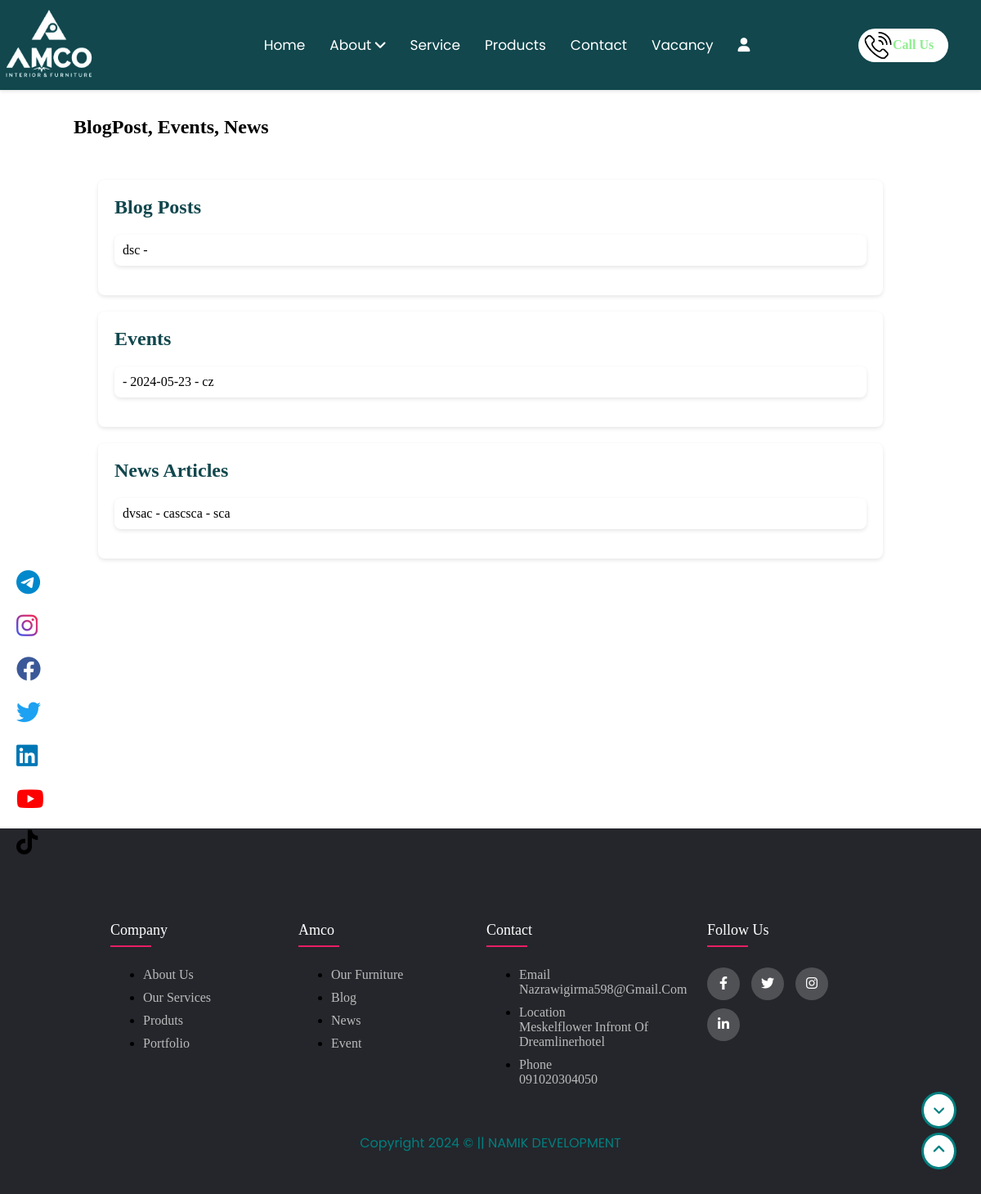
Screenshot of /bloog with the database file from the repository.
### app.py (models this page shows, shortened)
class BlogPost(db.Model):
    __tablename__ = 'blog_posts'
    id = db.Column(db.Integer, primary_key=True)
    title = db.Column(db.String(100), nullable=False)
    content = db.Column(db.Text, nullable=False)
    author = db.Column(db.String(50), nullable=False)

class Event(db.Model):
    __tablename__ = 'events'
    id = db.Column(db.Integer, primary_key=True)
    title = db.Column(db.String(100), nullable=False)
    description = db.Column(db.String(100), nullable=False)  # Add a description field
    date = db.Column(db.Date, nullable=False)
    location = db.Column(db.String(100), nullable=False)

class NewsArticle(db.Model):
    id = db.Column(db.Integer, primary_key=True)
    title = db.Column(db.String(100), nullable=False)
    content = db.Column(db.Text, nullable=False)
    author = db.Column(db.String(100), nullable=False)

### app.py (the view)
@app.route('/bloog')
def bloog():
    blog_posts = BlogPost.query.all()
    events = Event.query.all()
    news_articles = NewsArticle.query.all()
    return render_template('c.html', blog_posts=blog_posts, events=events, news_articles=news_articles)

### templates/c.html (shortened to what this page needs)
<!DOCTYPE html>
<html lang="en">
<head>
    <link rel="stylesheet" href="{{ url_for('static', filename='css/index.css') }}">
    <link rel="stylesheet" href="https://unpkg.com/swiper/swiper-bundle.min.css" />
    <link rel="stylesheet" href="https://cdnjs.cloudflare.com/ajax/libs/font-awesome/6.4.0/css/all.min.css" />
    <link rel="stylesheet" href="https://cdnjs.cloudflare.com/ajax/libs/font-awesome/6.0.0-beta3/css/all.min.css">
</head>
<body class="blog">
  <div class="arrow">
    <a href="#top" title="Back to Top"><span class="fas fa-angle-up"></span></a>
  </div>
  <div class="arrow1">
    <a href="#footer" title="Scroll to Bottom" onclick="scrollToBottom()"><span class="fas fa-angle-down"></span></a>
</div>
<header class="header">
  <nav>
    <div class="logo-container">
      <a href="/"><img src="/static/images/logo.png" alt="Your Logo" class="logo"></a>
    </div>
    <ul id="menuList">
      <li><a id="home" href="/">Home</a></li>
      <li class="dropdown">
        <a class="dropbtn" href="#" onclick="toggleDropdown()" onmouseover="showDropdown()">About
          <span class="fas fa-angle-down"></span>
        </a>
      </li>
      <li><a href="#service">Service</a></li>
      <li><a id="products" href="/prod">Products</a></li>
      <li><a href="#contact">Contact</a></li>
      <li><a id="vacancy" href="/vacancy">Vacancy</a></li>
      <li><a id="login" href="sagin"><i class="fas fa-user"></i></a></li>
    </ul>
    <a href="tel:+1234567890">
      <div class="call">
        <h2>Call Us</h2>
        <div class="phone">
          <img src="/static/images/call.png" alt="Call Icon">
        </div>
        <div class="circle1"></div>
        <div class="circle2"></div>
      </div>
    </a>
  </nav>
</header>
<div class="social-widget">
  <a href="#" class="social-icon " data-social="Telegram"><i class="fab fa-telegram"></i><span class="social-name">Telegram</span></a>
  <a href="#" class="social-icon " data-social="Instagram"><i class="fab fa-instagram"></i><span class="social-name">Instagram</span></a>
  <a href="https://www.facebook.com/profile.php?id=61559804274395" class="social-icon " data-social="Facebook"><i class="fab fa-facebook"></i><span class="social-name">Facebook</span></a>
  <a href="#" class="social-icon " data-social="Twitter"><i class="fab fa-twitter"></i><span class="social-name">Twitter</span></a>
  <a href="#" class="social-icon " data-social="LinkedIn"><i class="fab fa-linkedin"></i><span class="social-name">LinkedIn</span></a>
  <a href="#" class="social-icon " data-social="YouTube"><i class="fab fa-youtube"></i><span class="social-name">YouTube</span></a>
  <a href="https://www.tiktok.com/@amco_interiorfurniture?_t=8mXEfzKb4HV&_r=1" class="social-icon " data-social="TikTok"><i class="fab fa-tiktok"></i><span class="social-name">TikTok</span></a>
</div>
    <nav class="navbar navbar-default">
        <div class="container-fluid">
            <div class="navbar-header">
                <h1>BlogPost, Events, News</h1>
            </div>
        </div>
    </nav>
    <div class="container">
        <div class="card">
            <h2>Blog Posts</h2>
            <ul>
                {% for post in blog_posts %}
                <li>{{ post.title }} - {{ post.description }}</li>
                {% endfor %}
            </ul>
        </div>
        <div class="card">
            <h2>Events</h2>
            <ul>
                {% for event in events %}
                <li>{{ event.name }} - {{ event.date }} - {{ event.location }}</li>
                {% endfor %}
            </ul>
        </div>
        <div class="card">
            <h2>News Articles</h2>
            <ul>
                {% for article in news_articles %}
                <li>{{ article.title }} - {{ article.content }} - {{ article.author }}</li>
                {% endfor %}
            </ul>
        </div>
    </div>
    <footer class="footer" id="footer">
      <div class="container">
        <div class="row">
          <div class="footer-col">
            <h4>company</h4>
            <ul>
              <li><a href="/about">about us</a></li>
              <li><a href="/">our services</a></li>
              <li><a href="/prod">produts</a></li>
              <li><a href="/">portfolio</a></li>
            </ul>
          </div>
          <div class="footer-col">
            <h4>Amco</h4>
            <ul>
              <li><a href="/prod">Our furniture </a></li>
              <li><a href="/c">Blog</a></li>
              <li><a href="c.html">News</a></li>
              <li><a href="blog.html">Event</a></li>
            </ul>
          </div>
          <div class="footer-col">
            <h4>Contact</h4>
            <ul>
              <li><a href="#">email<br>
              nazrawigirma598@gmail.com</a></li>
              <li><a href="#">Location<br>
              Meskelflower infront of Dreamlinerhotel </a></li>
              <li><a href="#">phone <br/>
                091020304050</a>
              </li>
            </ul>
          </div>
          <div class="footer-col2">
            <h4>follow us</h4>
            <div class="social-links">
              <a href="#"><i class="fab fa-facebook-f"></i></a>
              <a href="#"><i class="fab fa-twitter"></i></a>
              <a href="#"><i class="fab fa-instagram"></i></a>
              <a href="#"><i class="fab fa-linkedin-in"></i></a>
            </div>
          </div>
        </div>
        <div class="copy">
          Copyright 2024 © || NAMIK DEVELOPMENT
        </div>
      </div>
   </footer>
      </body>
    </html>

### templates/c.html (style rules this page uses)
html,body { width: 100%; margin: 0; overflow-x: hidden; height: 100%; padding: 0; scroll-behavior: smooth; }
.navbar-header { position: relative; left: 100px; }
.container { margin: 20px auto; width: 80%; max-width: 1200px; }
.card { background-color: #fff; border-radius: 8px; box-shadow: 0 2px 5px rgba(0, 0, 0, 0.1); padding: 20px; margin-bottom: 20px; }
.card h2 { color: #11474D; margin-top: 0; position: relative; font-size: 24px; }
.card h2::before { content: ''; position: absolute; width: 100%; height: 3px; background-color: #11474D; top: -8px; left: 0; transform: scaleX(0); transition: transform 0.3s ease; }
.card ul { list-style-type: none; padding: 0; }
.card li { background-color: #fff; border-radius: 8px; box-shadow: 0 2px 5px rgba(0, 0, 0, 0.1); padding: 10px; margin-bottom: 10px; }

### rows the page displays
BlogPost: title "dsc"
Event: date "2024-05-23", location "cz"
NewsArticle: title "dvsac", content "cascsca", author "sca"
